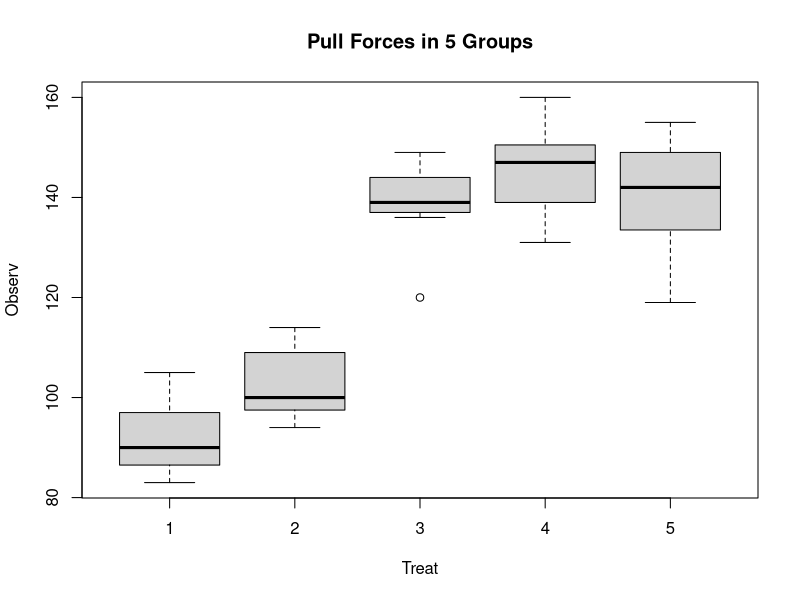

The R source for this figure:

# one way anova -----------------------------------------------------------
# Ho: mu1 = mu2 ... = mu5
# Ha: at least one of group mean different than others

# read data
dat <- read.delim("Ex9_3-2.txt")
head(dat)

# transform data
dat$Treat <- as.factor(dat$Treat)

# linear model
model_force <- lm(Observ ~ Treat, data = dat)
anova(model_force)

# Response: Observ
#           Df  Sum Sq Mean Sq F value    Pr(>F)
# Treat      4 16672.1  4168.0  44.202 3.664e-12 ***
# Residuals 30  2828.9    94.3

# visual observation
boxplot(Observ ~ Treat,
        data = dat,
        main = "Pull Forces in 5 Groups")

# conclusion : p-value < 0.05, reject Ho, there are differences among
# 5 groups of forces measured
